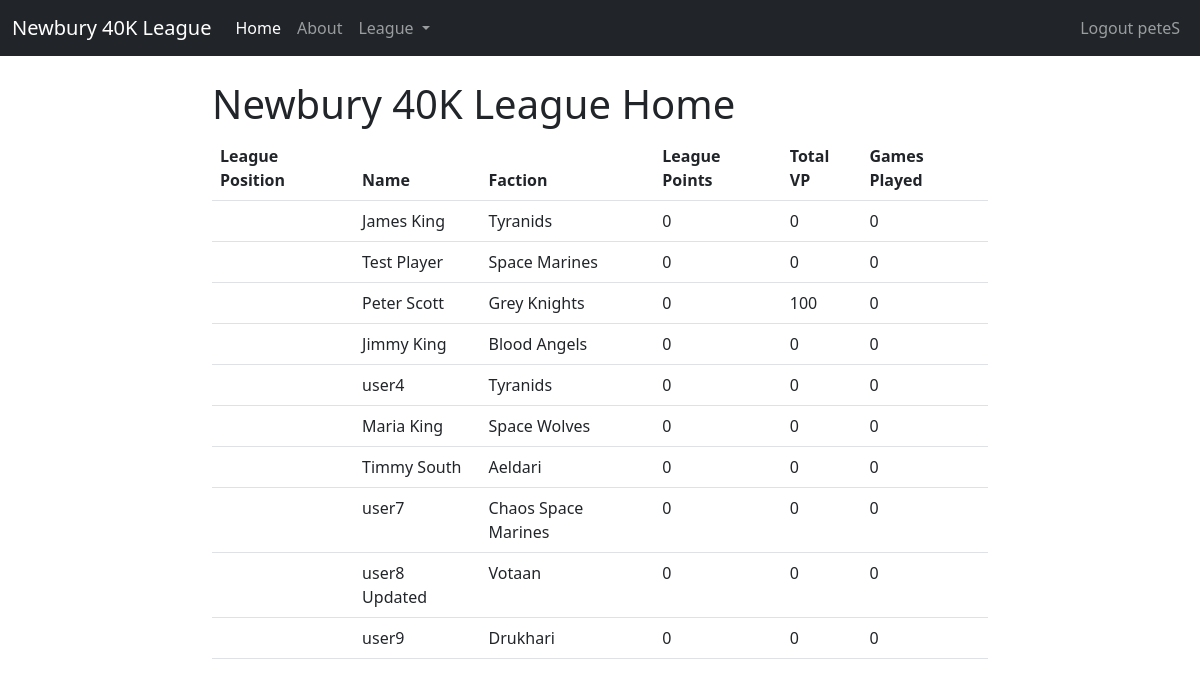
The page / (signed in) on the database its author committed.
### league/models.py (models this page shows, shortened)
class Player(models.Model):
    user = models.OneToOneField(User, on_delete=models.CASCADE)
    name = models.CharField(max_length=50)
    email = models.EmailField(max_length=100)
    faction = models.CharField(max_length=50)
    games_played = models.PositiveIntegerField(default=0)
    league_points = models.PositiveIntegerField(default=0)
    victory_points_tally = models.PositiveIntegerField(default=0)
    player_vp = models.PositiveIntegerField(default=0)

### league/views.py (the view)
# urls.py: path('', views.PlayerListView.as_view(), name="home"),
class PlayerListView(ListView):
    model = models.Player
    template_name = 'league/home.html'
    context_object_name = 'players'

### league/templates/league/home.html
{% extends 'league/base.html' %}
{% block content %}
<h1>Newbury 40K League Home</h1>
    <table class="table">
        <thead>
          <tr>
            <th scope="col">League Position</th>
            <th scope="col">Name</th>
            <th scope="col">Faction</th>
            <th scope="col">League Points</th>
            <th scope="col">Total VP</th>
            <th scope="col">Games Played</th>
          </tr>
        </thead>
        {% for player in players %}
        <tbody>
          <tr>
            <th scope="row">{{ player.league_position }}</th>
            <td>{{ player.name }}</td>
            <td>{{ player.faction }}</td>
            <td>{{ player.league_points }}</td>
            <td>{{ player.victory_points_tally }}</td>
            <td>{{ player.games_played }}</td>
          </tr>
        </tbody>
        {% endfor %}
      </table>
{% endblock content %}

### league/templates/league/base.html (shortened to what this page needs)
<!DOCTYPE html>
<html lang="en">
<head>
    <link href="https://cdn.jsdelivr.net/npm/bootstrap@5.2.3/dist/css/bootstrap.min.css" rel="stylesheet"
>
</head>
<body>
    <nav class="navbar navbar-expand-lg navbar-dark bg-dark">
        <div class="container-fluid">
            <a class="navbar-brand" href="{% url 'home' %}">Newbury 40K League</a>
            <div class="collapse navbar-collapse" id="navbarSupportedContent">
                <ul class="navbar-nav me-auto mb-2 mb-lg-0">
                    <li class="nav-item">
                        <a class="nav-link active" aria-current="page" href="{% url 'home' %}">Home</a>
                    </li>
                    <li class="nav-item">
                        <a class="nav-link" href="{% url 'about' %}">About</a>
                    </li>
                    <li class="nav-item dropdown">
                        <a class="nav-link dropdown-toggle" href="#" role="button" data-bs-toggle="dropdown"
                            aria-expanded="false">
                            League
                        </a>
                    </li>
                </ul>
                <div class="navbar-nav">
                    {% if user.is_authenticated  %}
                    <li class="nav-item">
                        <form method="post" action="{% url 'user-logout' %}">
                            <button type="submit" class="nav-link"
                                style="background: none; border: none; cursor: pointer;">
                                Logout {{user.get_username}}
                            </button>
                        </form>
                    </li>
                    {% else %}
                    <a class="nav-item nav-link" href="{% url 'user-login' %}">Login</a>
                    <a class="nav-item nav-link" href="{% url 'user-registration' %}">Register</a>
                    {% endif %}
                </div>
            </div>
        </div>
    </nav>
    <div class="container col-8 mt-4">
        {% block content %}
        {% endblock content %}
    </div>
</body>
</html>

### rows shown on the page
Player: name "James King", faction "Tyranids", league_points "0", victory_points_tally "0", games_played "0"
Player: name "Test Player", faction "Space Marines", league_points "0", victory_points_tally "0", games_played "0"
Player: name "Peter Scott", faction "Grey Knights", league_points "0", victory_points_tally "100", games_played "0"
Player: name "Jimmy King", faction "Blood Angels", league_points "0", victory_points_tally "0", games_played "0"
Player: name "user4", faction "Tyranids", league_points "0", victory_points_tally "0", games_played "0"
Player: name "Maria King", faction "Space Wolves", league_points "0", victory_points_tally "0", games_played "0"
Player: name "Timmy South", faction "Aeldari", league_points "0", victory_points_tally "0", games_played "0"
Player: name "user7", faction "Chaos Space Marines", league_points "0", victory_points_tally "0", games_played "0"
Player: name "user8 Updated", faction "Votaan", league_points "0", victory_points_tally "0", games_played "0"
Player: name "user9", faction "Drukhari", league_points "0", victory_points_tally "0", games_played "0"

### other values the page prints
{{ user.get_username }} "peteS"
